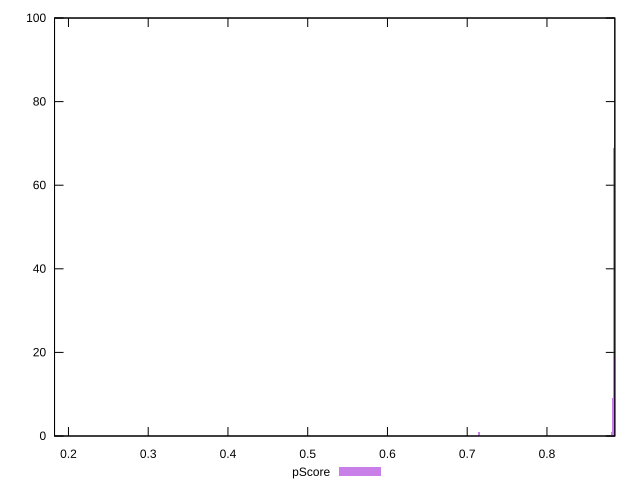

gnuplot code for this plot:
reset

$pScore <<EOF
0.7147914908687663 1
0.8852316060666792 19
0.8839103648635945 69
0.8825891236605099 9
0.8812678824574254 1
0.1823312860256742 1
EOF

set key outside below
set boxwidth 0.0013212412030845957
set xrange [0.18252756024565153:0.8851031952877646]
set yrange [0:100]
set trange [0:100]
set style fill transparent solid 0.5 noborder
set terminal svg size 640, 490 enhanced background rgb 'white'
set output "reports/report_00033_2021-03-01T14-23-16.841Z/first-meaningful-paint/samples/astro-inner-cached/pScore/histogram.svg"

plot $pScore title "pScore" with boxes

reset
